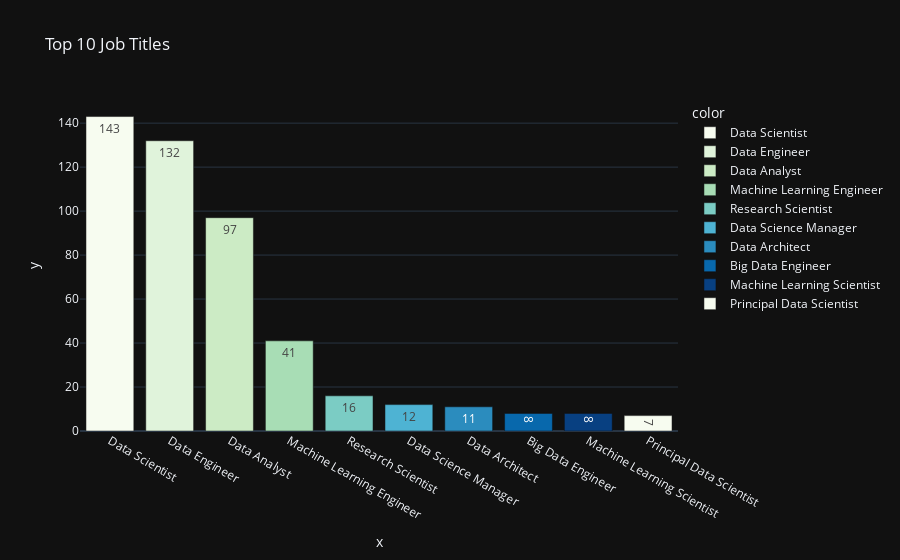

The code cell stored with this chart in its notebook:
### Code cell
import plotly.express as px
# !pip install plotly.express


top10_job_title = job['job_title'].value_counts()[:10]
fig = px.bar(y=top10_job_title.values, 
             x=top10_job_title.index, 
             color = top10_job_title.index,
             color_discrete_sequence=px.colors.sequential.GnBu,
             text=top10_job_title.values,
             title= 'Top 10 Job Titles',
             template= 'plotly_dark')

fig.show()

### Figure 1 — Plotly figure (JSON) as saved in the notebook; plotly's stock layout.template omitted (floating-point values rounded to 4 significant figures)
{"data": [{"alignmentgroup": "True", "hovertemplate": "color=Data Scientist<br>x=%{x}<br>y=%{y}<br>text=%{text}<extra></extra>", "legendgroup": "Data Scientist", "marker": {"color": "rgb(247,252,240)", "pattern": {"shape": ""}}, "name": "Data Scientist", "offsetgroup": "Data Scientist", "orientation": "v", "showlegend": true, "text": [143], "textposition": "auto", "type": "bar", "x": ["Data Scientist"], "xaxis": "x", "y": [143], "yaxis": "y"}, {"alignmentgroup": "True", "hovertemplate": "color=Data Engineer<br>x=%{x}<br>y=%{y}<br>text=%{text}<extra></extra>", "legendgroup": "Data Engineer", "marker": {"color": "rgb(224,243,219)", "pattern": {"shape": ""}}, "name": "Data Engineer", "offsetgroup": "Data Engineer", "orientation": "v", "showlegend": true, "text": [132], "textposition": "auto", "type": "bar", "x": ["Data Engineer"], "xaxis": "x", "y": [132], "yaxis": "y"}, {"alignmentgroup": "True", "hovertemplate": "color=Data Analyst<br>x=%{x}<br>y=%{y}<br>text=%{text}<extra></extra>", "legendgroup": "Data Analyst", "marker": {"color": "rgb(204,235,197)", "pattern": {"shape": ""}}, "name": "Data Analyst", "offsetgroup": "Data Analyst", "orientation": "v", "showlegend": true, "text": [97], "textposition": "auto", "type": "bar", "x": ["Data Analyst"], "xaxis": "x", "y": [97], "yaxis": "y"}, {"alignmentgroup": "True", "hovertemplate": "color=Machine Learning Engineer<br>x=%{x}<br>y=%{y}<br>text=%{text}<extra></extra>", "legendgroup": "Machine Learning Engineer", "marker": {"color": "rgb(168,221,181)", "pattern": {"shape": ""}}, "name": "Machine Learning Engineer", "offsetgroup": "Machine Learning Engineer", "orientation": "v", "showlegend": true, "text": [41], "textposition": "auto", "type": "bar", "x": ["Machine Learning Engineer"], "xaxis": "x", "y": [41], "yaxis": "y"}, {"alignmentgroup": "True", "hovertemplate": "color=Research Scientist<br>x=%{x}<br>y=%{y}<br>text=%{text}<extra></extra>", "legendgroup": "Research Scientist", "marker": {"color": "rgb(123,204,196)", "pattern": {"shape": ""}}, "name": "Research Scientist", "offsetgroup": "Research Scientist", "orientation": "v", "showlegend": true, "text": [16], "textposition": "auto", "type": "bar", "x": ["Research Scientist"], "xaxis": "x", "y": [16], "yaxis": "y"}, {"alignmentgroup": "True", "hovertemplate": "color=Data Science Manager<br>x=%{x}<br>y=%{y}<br>text=%{text}<extra></extra>", "legendgroup": "Data Science Manager", "marker": {"color": "rgb(78,179,211)", "pattern": {"shape": ""}}, "name": "Data Science Manager", "offsetgroup": "Data Science Manager", "orientation": "v", "showlegend": true, "text": [12], "textposition": "auto", "type": "bar", "x": ["Data Science Manager"], "xaxis": "x", "y": [12], "yaxis": "y"}, {"alignmentgroup": "True", "hovertemplate": "color=Data Architect<br>x=%{x}<br>y=%{y}<br>text=%{text}<extra></extra>", "legendgroup": "Data Architect", "marker": {"color": "rgb(43,140,190)", "pattern": {"shape": ""}}, "name": "Data Architect", "offsetgroup": "Data Architect", "orientation": "v", "showlegend": true, "text": [11], "textposition": "auto", "type": "bar", "x": ["Data Architect"], "xaxis": "x", "y": [11], "yaxis": "y"}, {"alignmentgroup": "True", "hovertemplate": "color=Big Data Engineer<br>x=%{x}<br>y=%{y}<br>text=%{text}<extra></extra>", "legendgroup": "Big Data Engineer", "marker": {"color": "rgb(8,104,172)", "pattern": {"shape": ""}}, "name": "Big Data Engineer", "offsetgroup": "Big Data Engineer", "orientation": "v", "showlegend": true, "text": [8], "textposition": "auto", "type": "bar", "x": ["Big Data Engineer"], "xaxis": "x", "y": [8], "yaxis": "y"}, {"alignmentgroup": "True", "hovertemplate": "color=Machine Learning Scientist<br>x=%{x}<br>y=%{y}<br>text=%{text}<extra></extra>", "legendgroup": "Machine Learning Scientist", "marker": {"color": "rgb(8,64,129)", "pattern": {"shape": ""}}, "name": "Machine Learning Scientist", "offsetgroup": "Machine Learning Scientist", "orientation": "v", "showlegend": true, "text": [8], "textposition": "auto", "type": "bar", "x": ["Machine Learning Scientist"], "xaxis": "x", "y": [8], "yaxis": "y"}, {"alignmentgroup": "True", "hovertemplate": "color=Principal Data Scientist<br>x=%{x}<br>y=%{y}<br>text=%{text}<extra></extra>", "legendgroup": "Principal Data Scientist", "marker": {"color": "rgb(247,252,240)", "pattern": {"shape": ""}}, "name": "Principal Data Scientist", "offsetgroup": "Principal Data Scientist", "orientation": "v", "showlegend": true, "text": [7], "textposition": "auto", "type": "bar", "x": ["Principal Data Scientist"], "xaxis": "x", "y": [7], "yaxis": "y"}], "layout": {"barmode": "relative", "legend": {"title": {"text": "color"}, "tracegroupgap": 0}, "title": {"text": "Top 10 Job Titles"}, "xaxis": {"anchor": "y", "domain": [0, 1], "title": {"text": "x"}}, "yaxis": {"anchor": "x", "domain": [0, 1], "title": {"text": "y"}}}}
